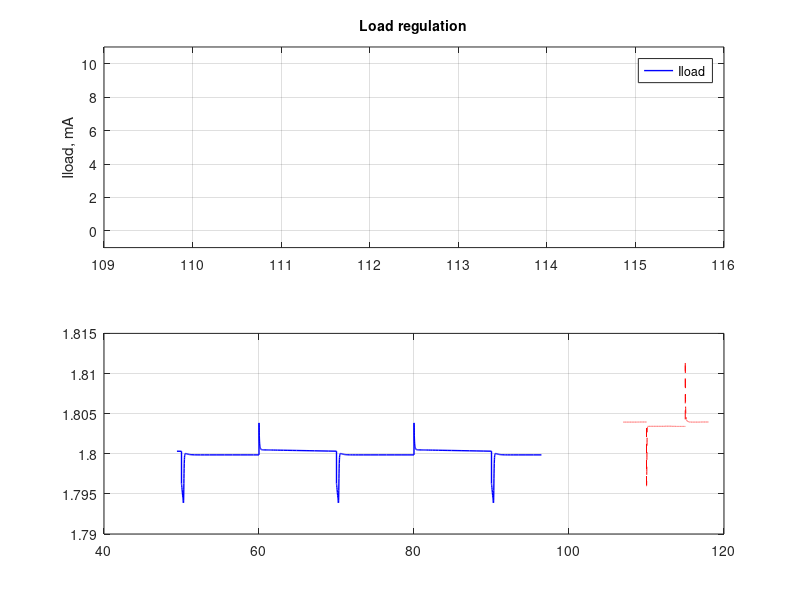

MATLAB code for this plot: (Note: this script raises an error after producing the figure.)
%% load line reg tran data for sch
clear all;
load('ldo_loadr_tran_sch.mat');
load('ldo_loadr_tran_pex.mat');
% data includes 50u to 95u period 25u in between

%% plotting

plotwidth = 1;
time = time_sch*10^6;
timep = time_pex*10^6;
Iload_sch = Iload_lr_sch*1000;
Iload_pex = Iload_lr_pex*1000;

f1 = figure(1);
subplot(2,1,1);
p1 = plot(time, Iload_sch, 'b'); hold on;
    %plot(timep, Iload_pex, 'r--');
    hold off;
set(p1, 'linewidth', plotwidth);
grid on;
xlim([109, 116]); %
ylim([-1, 11]);
ylabel('Iload, mA');
legend('Iload');
title('Load regulation', 'FontSize', 10);

subplot(2,1,2);
p1 = plot(time, vreg_lr_sch, 'b'); hold on;
    plot(timep, vreg_lr_pex, 'r--'); 
set(p1, 'linewidth', plotwidth);
grid on;

txt1 = sprintf('%.4f V', vreg_lr_sch(200));
txt2 = sprintf('%.4f V', vreg_lr_sch(700));
txt1p = sprintf('%.4f V', vreg_lr_pex(1720));
txt2p = sprintf('%.4f V', vreg_lr_pex(1400));

%line regulation
loadr = (mean(vreg_lr_sch(1:250)) - mean(vreg_lr_sch(450:750)))/10*1000000; % uV/mA
loadrp = (mean(vreg_lr_pex(1:500)) - mean(vreg_lr_pex(800:1500)))/10*1000000; % uV/mA

plot(time(250), vreg_lr_sch(250), '*b');
plot(time(450), vreg_lr_sch(450), '*b');
plot(timep(1720), vreg_lr_pex(1720), '*r');
plot(timep(1400), vreg_lr_pex(1400), '*r');


text(109.05, 1.797, txt1, 'color', 'b');
text(111, 1.797, txt2, 'color', 'b');
text(115.05, 1.807, txt1p, 'color', 'r');
text(113.6, 1.807, txt2p, 'color', 'r');
legend('Vreg','location', 'best');

legend('Pre-layout', 'Post-layout', 'location', 'best');

xlabel('Time, us'); ylabel('Veg, V');
xlim([109, 116]); 
% ylim([0, 2]);
%% save image
set(f1,'Units','Inches');
pos = get(f1,'Position');
set(f1,'PaperPositionMode','Auto','PaperUnits','Inches','PaperSize',[pos(3), pos(4)]);
print(f1, 'ldo_loadr_both.pdf', '-dpdf');
movefile('ldo_loadr_both.pdf','../img/ldo_loadr_both.pdf');
